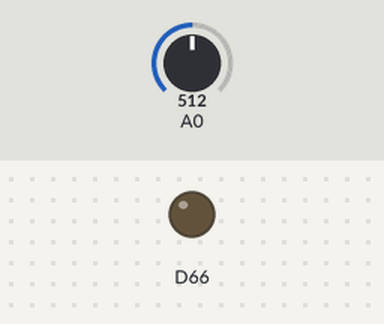
The sketch below on a simulated Arduino Due. Shown: output pins drawn as LEDs (lit = HIGH). The test bench sets the inputs (shaded band); at power-on: A0 = 512 (analog values on the 0–1023 scale). What the sketch prints to the serial monitor is not drawn.

Above: at 0.05 s.
At 10.1 s:
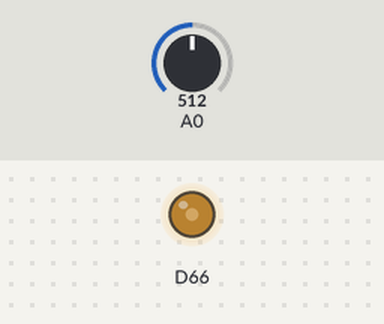
At 20.01 s:
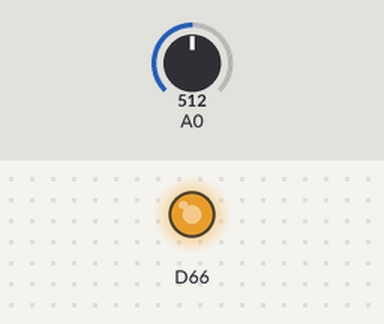
At 39.87 s:
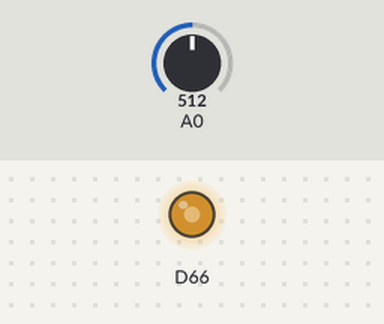
Timing chart, 0 to 40.0 s (numbered marks = the images above):
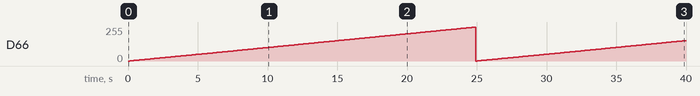

Measured:
- by itself, D66: 0/255 → 1/255 at 0.11 s, → 2/255 0.10 s later, → 3/255 0.10 s later, → 4/255 0.10 s later, … (408 changes in this stretch)

The sketch:

teste_DAC.ino
```cpp
char buf[3] = {0};
uint8_t length = 3;
long tempo = 0;
uint16_t dac = 0;

void setup()
{
    Serial.begin(115200);
    pinMode(A0, INPUT);
    analogReadResolution(12);
    analogWriteResolution(12);
}

void loop()
{
    /*
    if(Serial.available())
    {
        uint16_t valorDAC;
        if(Serial.readBytesUntil('\n', buf, length))
        {
            valorDAC = atoi(buf);
            analogWrite(DAC0, valorDAC);
        }
        for (int i = 0; i < 3; i++)
        {
            Serial.print(buf[i]);
        }
        Serial.println();

    }*/

    if(millis() - tempo > 5)
    {
        tempo = millis();
        analogWrite(DAC0, dac);
        dac += 1;
        delay(1);
        Serial.print(dac);
        Serial.print('\t');
        Serial.println(analogRead(A0));
        if(dac >= 4096)
            dac = 0;
    }
}
```
